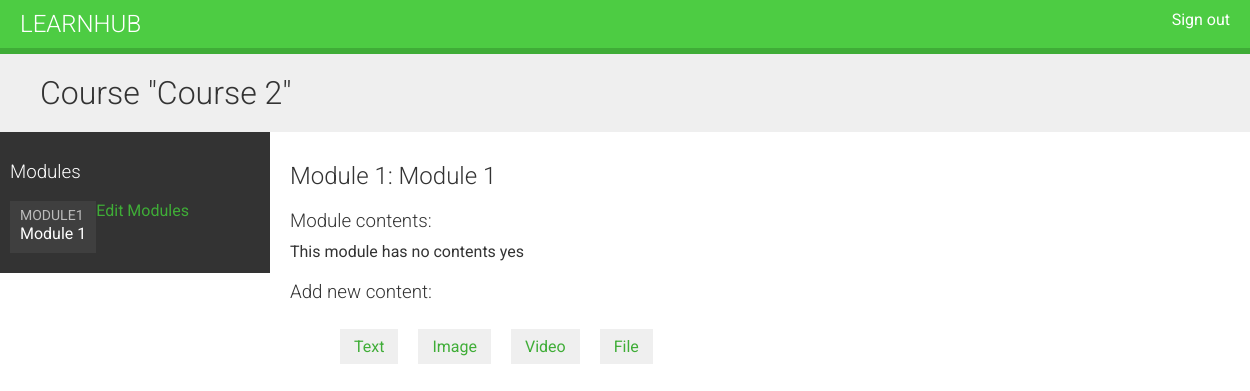
The app's page /course/module/7/ (signed in), older data.
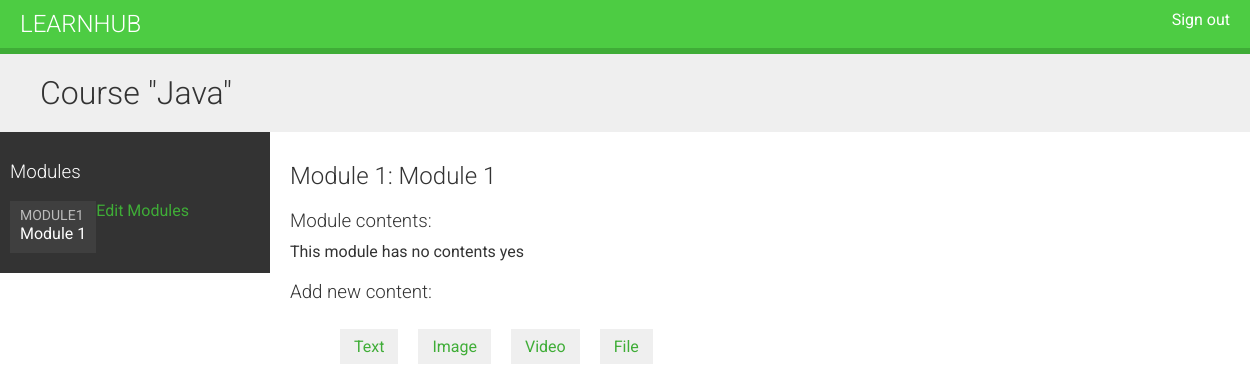
The same page, newer data.
### courses/models.py (models this page shows, shortened)
class Course(models.Model):
    owner = models.ForeignKey(User, related_name='courses_created', on_delete=models.CASCADE)
    subject = models.ForeignKey(Subject, related_name='courses', on_delete=models.CASCADE)
    title = models.CharField(max_length=200)
    slug = models.SlugField(max_length=200, unique=True)
    overview = models.TextField()
    created = models.DateTimeField(auto_now_add=True)
    class Meta:
        ordering = ['-created']

### courses/views.py (the view)
# urls.py: path('module/<int:module_id>/',views.ModuleContentListView.as_view(),name='module_content_list')
class ModuleContentListView(TemplateResponseMixin,View):
    template_name = 'courses/manage/module/content_list.html'
    def get(self, request, module_id):
        module = get_object_or_404(Module,id=module_id,course__owner=request.user)
        return self.render_to_response({'module':module})

### courses/templates/courses/manage/module/content_list.html (shortened to what this page needs)
{% extends "base.html" %}
{% load course %}
{% block content %}
    {% with course=module.course %}
    <h1>Course "{{course.title}}"</h1>
    <div class="contents">
        <h3>Modules</h3>
        <ul id="modules">
           {% for m in course.modules.all %}
           <li data-id="{{m.id}}" {% if m == module %} class="selected" {% endif%}>
               <a href="{% url 'module_content_list' m.id %}">
                   <span>
                       Module<span class="order">{{m.order|add:1}}</span>
                   </span>
                   <br>
                   {{m.title}}
               </a>
           </li>
           {% empty %}
           <li>No Modules yet</li>
           {% endfor%}
        </ul>
        <p><a href="{% url 'course_module_update' course.id %}">Edit Modules</a></p>
    </div>
    <div class="module">
        <h2>Module {{module.order|add:1}}: {{module.title}}</h2>
        <h3>Module contents:</h3>
        <div id="module-contents">
            {% for content in module.contents.all %}
                <div data-id="{{content.id}}">
                    {% with item=content.item %}
                        <p>{{item}} ({{item|model_name}})</p>
                        <a href="{% url 'module_content_update' module.id item|model_name item.id %}">Edit</a>
                        <form action="{% url 'module_content_delete' content.id %}" method="POST">{% csrf_token%}
                            <input type="submit" value="Delete">
                        </form>
                    {% endwith%}
                </div>
            {% empty %}
                <p>This module has no contents yes</p>
            {% endfor%}
        </div>
        <h3>Add new content:</h3>
        <ul class="content-types">
            <li><a href="{% url 'module_content_create' module.id 'text' %}">Text</a></li>
            <li><a href="{% url 'module_content_create' module.id 'image' %}">Image</a></li>
            <li><a href="{% url 'module_content_create' module.id 'video' %}">Video</a></li>
            <li><a href="{% url 'module_content_create' module.id 'file' %}">File</a></li>
        </ul>
    </div>
{% endwith %}
{% endblock%}

Row changes from the older to the newer data that the page shows:
changed Course: title "Course 2" → "Java"
